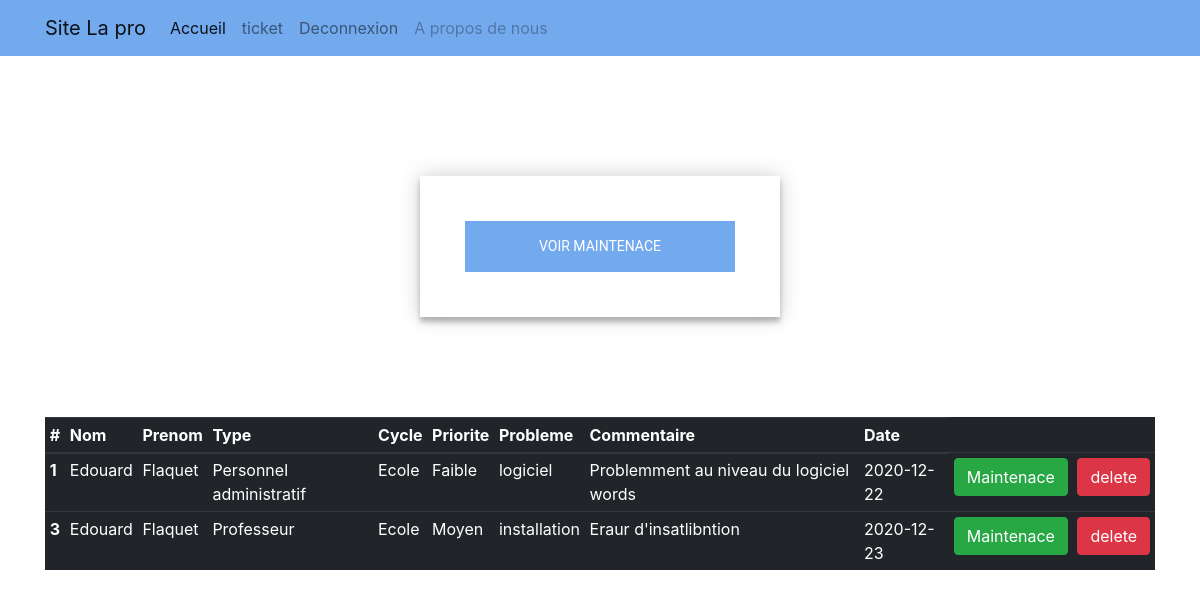
Before: /ticket_look.php (signed in) with the older database file.
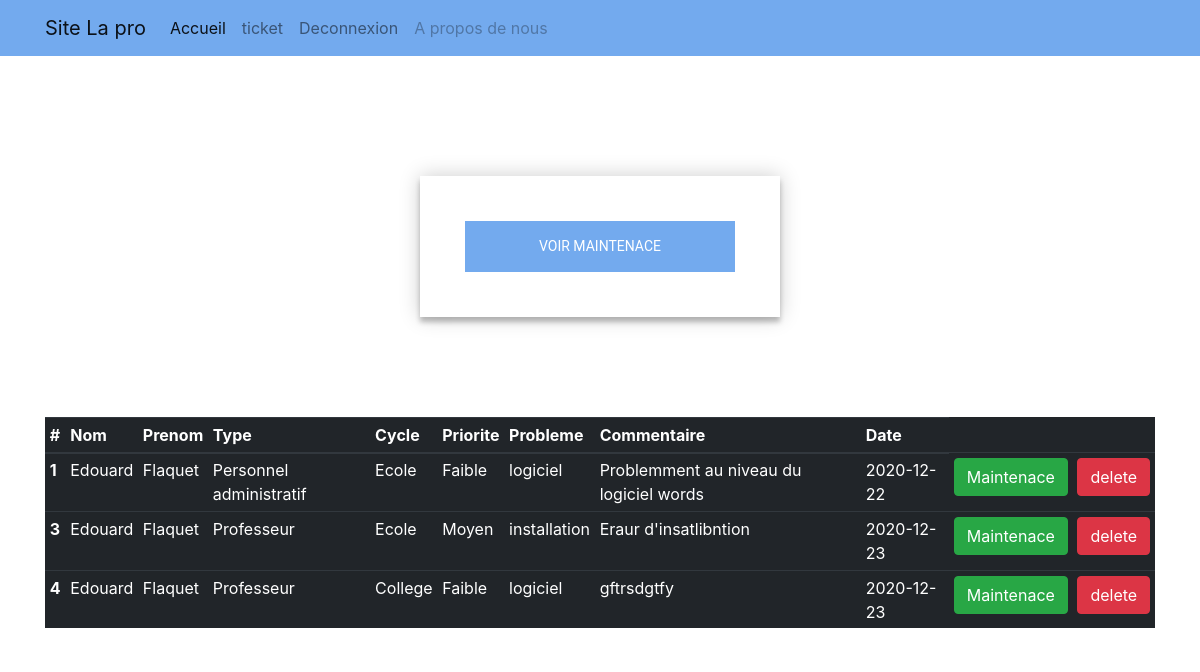
After: the same page with the newer database file.
### tables this page shows
CREATE TABLE IF NOT EXISTS `ticket` (
  `id_ticket` int(11) NOT NULL AUTO_INCREMENT,
  `id_type` int(11) NOT NULL,
  `id_cycle` int(11) NOT NULL,
  `id_categorie` int(11) NOT NULL,
  `id_user` int(11) NOT NULL,
  `id_priorite` int(11) NOT NULL,
  `commentaire` text NOT NULL,
  `date_echeance` date NOT NULL,
  PRIMARY KEY (`id_ticket`),
  KEY `id_type` (`id_type`),
  KEY `id_cycle` (`id_cycle`),
  KEY `id_categorie` (`id_categorie`),
  KEY `id_user` (`id_user`),
  KEY `id_user_2` (`id_user`),
  KEY `id_priorite` (`id_priorite`)
);

CREATE TABLE IF NOT EXISTS `user` (
  `id_user` int(11) NOT NULL AUTO_INCREMENT,
  `username` varchar(16) NOT NULL,
  `name` varchar(16) NOT NULL,
  `email` varchar(40) NOT NULL,
  `password` varchar(60) NOT NULL,
  `id_type` int(11) NOT NULL,
  PRIMARY KEY (`id_user`),
  UNIQUE KEY `id_type` (`id_type`),
  KEY `id_type_2` (`id_type`)
);

CREATE TABLE IF NOT EXISTS `type` (
  `id_type` int(11) NOT NULL AUTO_INCREMENT,
  `type` varchar(30) NOT NULL,
  PRIMARY KEY (`id_type`)
);

CREATE TABLE IF NOT EXISTS `cycle` (
  `id_cycle` int(11) NOT NULL AUTO_INCREMENT,
  `cycle` varchar(20) NOT NULL,
  PRIMARY KEY (`id_cycle`)
);

CREATE TABLE IF NOT EXISTS `priorite` (
  `id_priorite` int(11) NOT NULL AUTO_INCREMENT,
  `priorite` varchar(20) NOT NULL,
  PRIMARY KEY (`id_priorite`)
);

CREATE TABLE IF NOT EXISTS `categorie` (
  `id_categorie` int(11) NOT NULL AUTO_INCREMENT,
  `categorie` varchar(20) NOT NULL,
  PRIMARY KEY (`id_categorie`)
);

### ticket_look.php (the view, shortened to what this page needs)
<?php
    include "INCLUDE/function.php";
    include "INCLUDE/database.php";
?>
<!DOCTYPE html>
<html lang="en">
<head>
</head>
<body>
<?php
      $tableticket = $link->query("SELECT ticket.id_ticket, user.username, user.name, type.type, cycle.cycle, priorite.priorite, categorie.categorie,commentaire, date_echeance FROM ticket, cycle, type,categorie, user, priorite WHERE ticket.id_user = user.id_user and ticket.id_type = type.id_type and ticket.id_cycle = cycle.id_cycle and ticket.id_categorie = categorie.id_categorie and ticket.id_priorite = priorite.id_priorite ORDER BY `ticket`.`id_ticket` ASC");
      if($_SESSION["id_type"] == 1){
   ?>
   <div class="page">
   <div class="form">
      <form method="post">
        <button name="mainte">Voir Maintenace</button>
      </form>
    </div>
   </div>
<div class="container table-responsive">
  <table class="table table-sm table-dark">
  <thead>
    <tr>
      <th scope="col">#</th>
      <th scope="col">Nom</th>
      <th scope="col">Prenom</th>
      <th scope="col">Type</th>
      <th scope="col">Cycle</th>
      <th scope="col">Priorite</th>
      <th scope="col">Probleme</th>
      <th scope="col">Commentaire</th>
      <th scope="col">Date</th>
    </tr>
  </thead>
  <tbody>
    <?php
    while($row = $tableticket->fetch_array(MYSQLI_ASSOC)){
      if(empty($row)){
      }else{
    ?>
    <tr>
    <th scope="row"><?php echo $row["id_ticket"];?></th>
      <td><?php echo $row["username"];?></td>
      <td><?php echo $row["name"]; ?></td>
      <td><?php echo $row["type"];?></td>
      <td><?php echo $row["cycle"];?></td>
      <td><?php echo $row["priorite"];?></td>
      <td><?php echo $row["categorie"];?></td>
      <td><?php echo $row["commentaire"];?></td>
      <td><?php echo $row["date_echeance"];?></td>
      <td>
      <?php echo '<a class="btn btn-success" href="addmaintenace.php?id='.$row['id_ticket'].' ">Maintenace</a>';?>
      </td>
      <td><?php echo '<a class="btn btn-danger" href="deleteticket.php?id='.$row['id_ticket'].' ">delete</a>';?></td>
    </tr>
 <?php
      }}
    ?>
  </table>
</div>
<?php }
?>
</body>
</html>

Changed rows visible on the page:
added ticket: id_ticket "4", id_user.username "Edouard", id_user.name "Flaquet", id_type.type "Professeur", id_cycle.cycle "College", id_priorite.priorite "Faible", id_categorie.categorie "logiciel", commentaire "gftrsdgtfy", date_echeance "2020-12-23"
